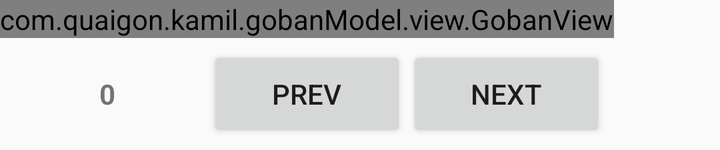
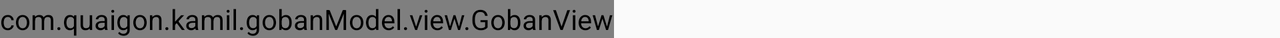

One screen, two layout resources from the same app: the default and the repository's alternative for another configuration. Each is rendered where Android would select it; the XML of both is given below.
<!-- AndroidManifest.xml: application theme Theme.AppCompat.Light.DarkActionBar -->
<!-- res/layout/goban_view_layout.xml -->
<?xml version="1.0" encoding="utf-8"?>

<LinearLayout xmlns:android="http://schemas.android.com/apk/res/android"
    android:layout_width="wrap_content"
    android:layout_height="wrap_content"
    android:orientation="vertical">

    <com.quaigon.kamil.gobanModel.view.GobanView
        android:id="@+id/goban_view"
        android:layout_width="wrap_content"
        android:layout_height="wrap_content" />

    <LinearLayout
        android:layout_width="match_parent"
        android:layout_height="wrap_content"
        android:orientation="horizontal"
        android:padding="4dp">


        <TextView
            android:id="@+id/moveNo"
            android:layout_width="0dp"
            android:layout_height="wrap_content"
            android:layout_weight="0.25"
            android:gravity="center"
            android:textStyle="bold"
            android:text="0" />

            <Button
                android:id="@+id/prev"
                android:layout_width="0dp"
                android:layout_height="wrap_content"
                android:layout_weight="0.25"
                android:text="prev" />

            <Button
                android:id="@+id/next"
                android:layout_width="0dp"
                android:layout_height="wrap_content"
                android:layout_weight="0.25"
                android:text="next" />
    </LinearLayout>

        <ListView
            android:layout_width="match_parent"
            android:layout_height="match_parent"
            android:id="@+id/android:messagesList">

        </ListView>


</LinearLayout>
<!-- resources referenced by this layout -->
<resources>

</resources>
<!-- res/layout-land/goban_view_layout.xml (the repository's variant of the layout above) -->
<!-- drawn on the phone turned sideways -->
<?xml version="1.0" encoding="utf-8"?>

<LinearLayout xmlns:android="http://schemas.android.com/apk/res/android"
    android:layout_width="wrap_content"
    android:layout_height="wrap_content"
    android:orientation="horizontal">

    <com.quaigon.kamil.gobanModel.view.GobanView
        android:id="@+id/goban_view"
        android:layout_width="wrap_content"
        android:layout_height="wrap_content" />

    <LinearLayout
        android:layout_width="wrap_content"
        android:layout_height="match_parent"
        android:orientation="vertical"
        android:padding="4dp">

        <Button
            android:id="@+id/loadsgf"
            android:layout_width="wrap_content"
            android:layout_height="wrap_content"
            android:text="Load sgf" />

        <TextView
            android:id="@+id/moveNo"
            android:layout_width="wrap_content"
            android:layout_height="wrap_content"
            android:gravity="center"
            android:textStyle="bold"
            android:text="999" />

        <Button
            android:id="@+id/prev"
            android:layout_width="wrap_content"
            android:layout_height="wrap_content"
            android:text="prev" />

        <Button
            android:id="@+id/next"
            android:layout_width="wrap_content"
            android:layout_height="wrap_content"
            android:text="next" />
    </LinearLayout>
</LinearLayout>
